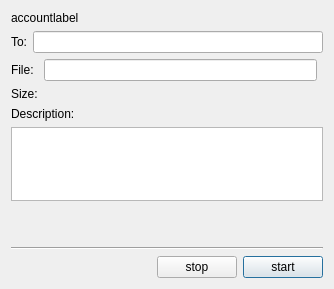
<?xml version="1.0" encoding="UTF-8"?>
<ui version="4.0">
 <class>FileTrans</class>
 <widget class="QDialog" name="FileTrans">
  <property name="geometry">
   <rect>
    <x>0</x>
    <y>0</y>
    <width>334</width>
    <height>289</height>
   </rect>
  </property>
  <property name="windowTitle">
   <string>Form1</string>
  </property>
  <layout class="QVBoxLayout">
   <item>
    <widget class="QLabel" name="lb_accountlabel">
     <property name="text">
      <string>accountlabel</string>
     </property>
    </widget>
   </item>
   <item>
    <layout class="QHBoxLayout">
     <property name="margin">
      <number>0</number>
     </property>
     <item>
      <widget class="QLabel" name="lb_to">
       <property name="text">
        <string>To:</string>
       </property>
      </widget>
     </item>
     <item>
      <widget class="QLineEdit" name="le_to">
       <property name="minimumSize">
        <size>
         <width>100</width>
         <height>0</height>
        </size>
       </property>
       <property name="readOnly">
        <bool>true</bool>
       </property>
      </widget>
     </item>
    </layout>
   </item>
   <item>
    <layout class="QGridLayout">
     <property name="margin">
      <number>0</number>
     </property>
     <item row="0" column="0">
      <widget class="QLabel" name="textLabel2">
       <property name="text">
        <string>File:</string>
       </property>
      </widget>
     </item>
     <item row="0" column="2">
      <widget class="IconToolButton" name="tb_browse" native="true">
       <property name="text" stdset="0">
        <string/>
       </property>
       <property name="psiIconName" stdset="0">
        <string>psi/browse</string>
       </property>
      </widget>
     </item>
     <item row="1" column="1" colspan="2">
      <widget class="QLabel" name="lb_size">
       <property name="text">
        <string/>
       </property>
      </widget>
     </item>
     <item row="1" column="0">
      <widget class="QLabel" name="textLabel3">
       <property name="text">
        <string>Size:</string>
       </property>
      </widget>
     </item>
     <item row="0" column="1">
      <widget class="QLineEdit" name="le_fname">
       <property name="readOnly">
        <bool>true</bool>
       </property>
      </widget>
     </item>
    </layout>
   </item>
   <item>
    <widget class="QLabel" name="lb_desc">
     <property name="text">
      <string>Description:</string>
     </property>
    </widget>
   </item>
   <item>
    <widget class="QTextEdit" name="te_desc"/>
   </item>
   <item>
    <widget class="QLabel" name="lb_thumbnail">
     <property name="alignment">
      <set>Qt::AlignCenter</set>
     </property>
    </widget>
   </item>
   <item>
    <widget class="QLabel" name="lb_status">
     <property name="text">
      <string/>
     </property>
    </widget>
   </item>
   <item>
    <widget class="Line" name="line1">
     <property name="frameShape">
      <enum>QFrame::HLine</enum>
     </property>
     <property name="frameShadow">
      <enum>QFrame::Sunken</enum>
     </property>
    </widget>
   </item>
   <item>
    <layout class="QHBoxLayout">
     <property name="margin">
      <number>0</number>
     </property>
     <item>
      <widget class="BusyWidget" name="busy" native="true"/>
     </item>
     <item>
      <spacer name="spacer1">
       <property name="orientation">
        <enum>Qt::Horizontal</enum>
       </property>
       <property name="sizeType">
        <enum>QSizePolicy::Expanding</enum>
       </property>
       <property name="sizeHint" stdset="0">
        <size>
         <width>40</width>
         <height>20</height>
        </size>
       </property>
      </spacer>
     </item>
     <item>
      <widget class="QPushButton" name="pb_stop">
       <property name="text">
        <string>stop</string>
       </property>
      </widget>
     </item>
     <item>
      <widget class="QPushButton" name="pb_start">
       <property name="text">
        <string>start</string>
       </property>
       <property name="default">
        <bool>true</bool>
       </property>
      </widget>
     </item>
    </layout>
   </item>
  </layout>
 </widget>
 <layoutdefault spacing="6" margin="11"/>
 <customwidgets>
  <customwidget>
   <class>IconToolButton</class>
   <extends>QWidget</extends>
   <header>icontoolbutton.h</header>
  </customwidget>
  <customwidget>
   <class>BusyWidget</class>
   <extends>QWidget</extends>
   <header>busywidget.h</header>
  </customwidget>
 </customwidgets>
 <resources/>
 <connections/>
</ui>
